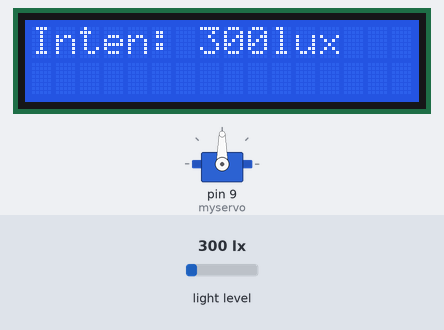
Recording of a sketch running on a simulated Arduino Uno, built with avr-gcc and run on an emulated ATmega328P. On the bench: servo, 16×2 character LCD. Inputs (shaded band) come from the test bench; at power-on: light level 300 lx.

Above: at 4.2 s.
4.3 s: light level set to 40 lx
At 13.0 s:
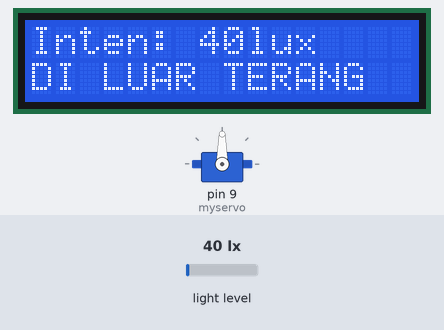
13.6 s: light level set to 500 lx
At 17.5 s:
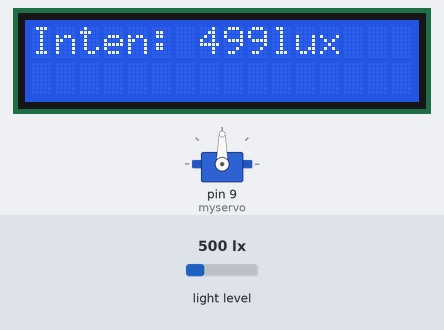
20.6 s: light level set to 1000 lx
At 25.2 s:
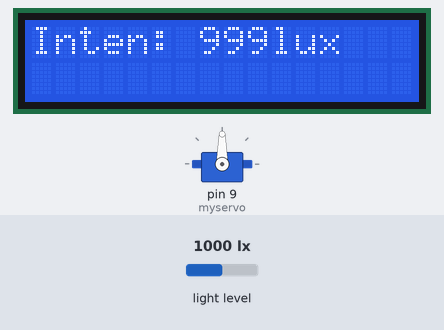
Timing chart, 0 to 26.7 s (numbered marks = the images above; inputs shaded):
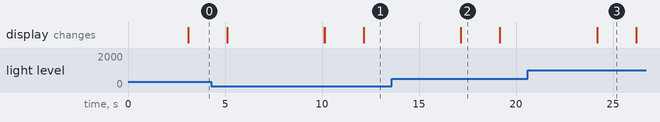

The sketch:

projectakhir_lcd.ino
```cpp
#include <Wire.h>
#include <BH1750.h>
#include <Servo.h>
#include <LiquidCrystal_I2C.h>

LiquidCrystal_I2C lcd(0x3F,16,2);
Servo myservo;
BH1750 lightMeter (0x23);

void setup() {
  Serial.begin(9600);

  Wire.begin();
  lightMeter.begin();
  myservo.attach(9);

  lcd.begin(16,2);
  lcd.backlight();
  lcd.clear();

  lcd.setCursor(6,0);
  lcd.print("TIRAI");
  lcd.setCursor(5,1);
  lcd.print("OTOMATIS");
  delay(3000);
  lcd.clear();
}

void loop(){
  uint16_t lux = lightMeter.readLightLevel();

  lcd.setCursor(0,0);
  lcd.print("Inten: ");
  lcd.setCursor(7,0);
  lcd.print(lux);
  lcd.print("lux");

  if(lux>=0 && lux<=10){
    myservo.write(0);
    delay(2000);
    lcd.setCursor(0,1);
    lcd.print("DI LUAR GELAP");
    delay(5000);
    lcd.clear();
  }
  else if(lux>=10){
    myservo.write(90);
    delay(2000);
    lcd.setCursor(0,1);
    lcd.print("DI LUAR TERANG");
    delay(5000);
    lcd.clear();
  }
}
```

Measured:
- what the display in image 2 shows lasts 2.0 s, from 17.2 s to 19.2 s
